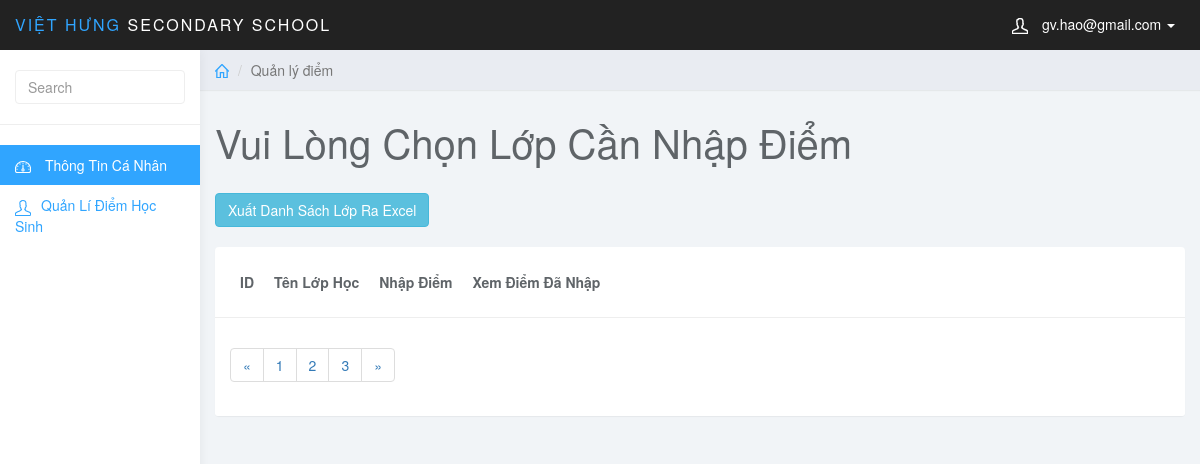
/admin/index.php?page_gv=points (signed in), run on an earlier commit of the app's database.
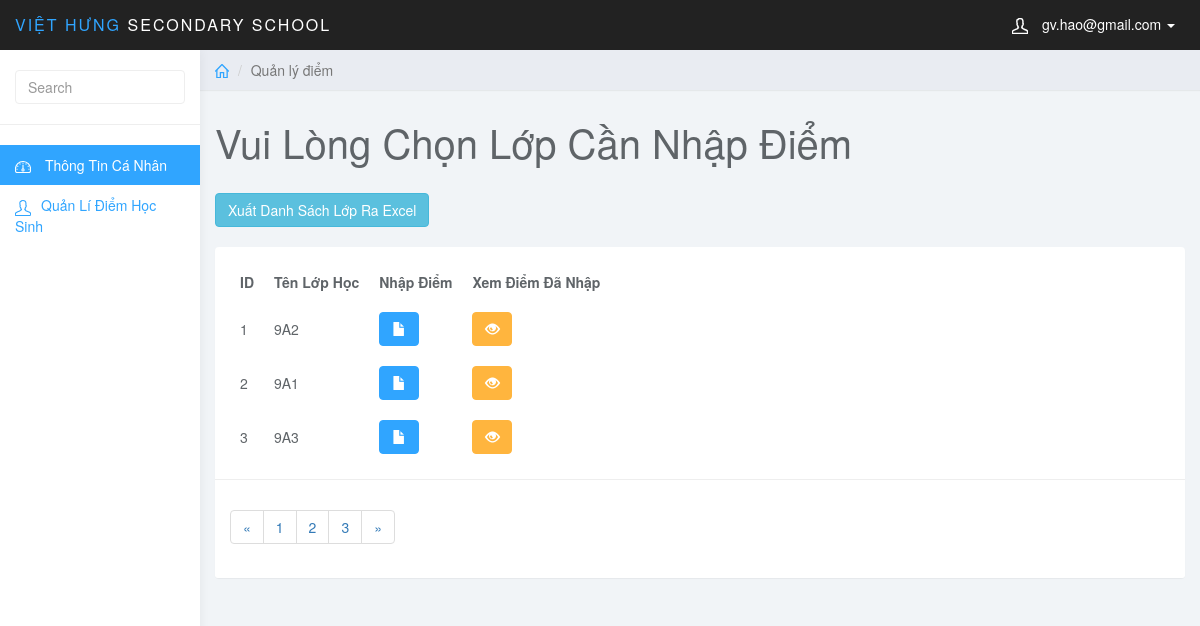
And on a later commit of the database.
### tables this page shows
CREATE TABLE `dayhoc` (
  `MaDayHoc` int(5) NOT NULL AUTO_INCREMENT,
  `MaMonHoc` varchar(5) NOT NULL,
  `MaGV` int(6) NOT NULL,
  `MaLopHoc` varchar(10) NOT NULL,
  `MaHocKy` varchar(5) NOT NULL,
  `MoTaPhanCong` varchar(50) NOT NULL,
  PRIMARY KEY (`MaDayHoc`),
  KEY `fk_day_monhoc` (`MaMonHoc`),
  KEY `fk_day_gv` (`MaGV`),
  KEY `fk_day_hocky` (`MaHocKy`),
  KEY `fk_day_lophoc` (`MaLopHoc`),
  CONSTRAINT `fk_day_gv` FOREIGN KEY (`MaGV`) REFERENCES `giaovien` (`MaGV`),
  CONSTRAINT `fk_day_hocky` FOREIGN KEY (`MaHocKy`) REFERENCES `hocky` (`MaHocKy`),
  CONSTRAINT `fk_day_lophoc` FOREIGN KEY (`MaLopHoc`) REFERENCES `lophoc` (`MaLopHoc`),
  CONSTRAINT `fk_day_monhoc` FOREIGN KEY (`MaMonHoc`) REFERENCES `monhoc` (`MaMonHoc`)
);

CREATE TABLE `lophoc` (
  `MaLopHoc` varchar(10) NOT NULL,
  `Tenlophoc` varchar(20) NOT NULL,
  `KhoiHoc` varchar(10) NOT NULL,
  PRIMARY KEY (`MaLopHoc`)
);

### teacher/points.php (the view, shortened to what this page needs)
<?php
	$gv_mail = $_SESSION['mail_gv'];
?>
<div class="col-sm-9 col-sm-offset-3 col-lg-10 col-lg-offset-2 main">
		<div class="row">
			<ol class="breadcrumb">
				<li><a href="#"><svg class="glyph stroked home"><use xlink:href="#stroked-home"></use></svg></a></li>
				<li class="active">Quản lý điểm</li>
			</ol>
		</div>
		<div class="row">
			<div class="col-lg-12">
				<h1 class="page-header">Vui Lòng Chọn Lớp Cần Nhập Điểm</h1>
			</div>
		</div>
		<div class="row">
			<div class="col-md-12">
			<form method="post" action="../teacher/excel_gv.php">
                    <button type="submit" name="btnExport" class="btn btn-info">Xuất Danh Sách Lớp Ra Excel</button>
			</form>
			<br>
					<div class="panel panel-default">
							<div class="panel-body">
								<table
									data-toolbar="#toolbar"
									data-toggle="table">
									<thead>
									<tr>
										<th data-field="id" data-sortable="true">ID</th>
										<th>Tên Lớp Học</th>
										<th>Nhập Điểm</th>
										<th>Xem Điểm Đã Nhập</th>
									</tr>
									</thead>
									<tbody>
										<?php
											$sql_gv = "SELECT * FROM giaovien JOIN dayhoc ON giaovien.MaGV = dayhoc.MaGV JOIN lophoc ON lophoc.MaLopHoc = dayhoc.MaLopHoc WHERE giaovien.gv_mail = '$gv_mail'";
											$query_gv = mysqli_query($conn,$sql_gv);
											while ($row_gv = mysqli_fetch_assoc($query_gv)) {
										?>
										<tr>
											<td style=""><?php echo $row_gv['MaLopHoc']; ?></td>
											<td style=""><?php echo $row_gv['Tenlophoc']; ?></td>
											<td class="form-group">
												<a href="index.php?page_gv=add_points&MaHocKy=<?php echo $row_gv['MaHocKy'] ?>&MaMonHoc=<?php echo $row_gv['MaMonHoc'] ?>&MaLopHoc=<?php echo $row_gv['MaLopHoc'] ?>" class="btn btn-primary"><i class="glyphicon glyphicon-file "></i></a>
											</td>
											<td class="form-group">
												<a href="index.php?page_gv=list_points&MaHocKy=<?php echo $row_gv['MaHocKy'] ?>&MaMonHoc=<?php echo $row_gv['MaMonHoc'] ?>&MaLopHoc=<?php echo $row_gv['MaLopHoc'] ?>" class="btn btn-warning"><i class="glyphicon glyphicon-eye-open"></i></a>
											</td>
										</tr>
											<?php } ?>
									</tbody>
								</table>
							</div>
							<div class="panel-footer">
								<nav aria-label="Page navigation example">
									<ul class="pagination">
										<li class="page-item"><a class="page-link" href="#">&laquo;</a></li>
										<li class="page-item"><a class="page-link" href="#">1</a></li>
										<li class="page-item"><a class="page-link" href="#">2</a></li>
										<li class="page-item"><a class="page-link" href="#">3</a></li>
										<li class="page-item"><a class="page-link" href="#">&raquo;</a></li>
									</ul>
								</nav>
							</div>
						</div>
			</div>
		</div>
    </div>

What changed in the data, as far as the page shows it:
now on this page (row edited): dayhoc: MaLopHoc.MaLopHoc "1", MaLopHoc.Tenlophoc "9A2"
now on this page (row edited): dayhoc: MaLopHoc.MaLopHoc "2", MaLopHoc.Tenlophoc "9A1"
now on this page (row edited): dayhoc: MaLopHoc.MaLopHoc "3", MaLopHoc.Tenlophoc "9A3"
